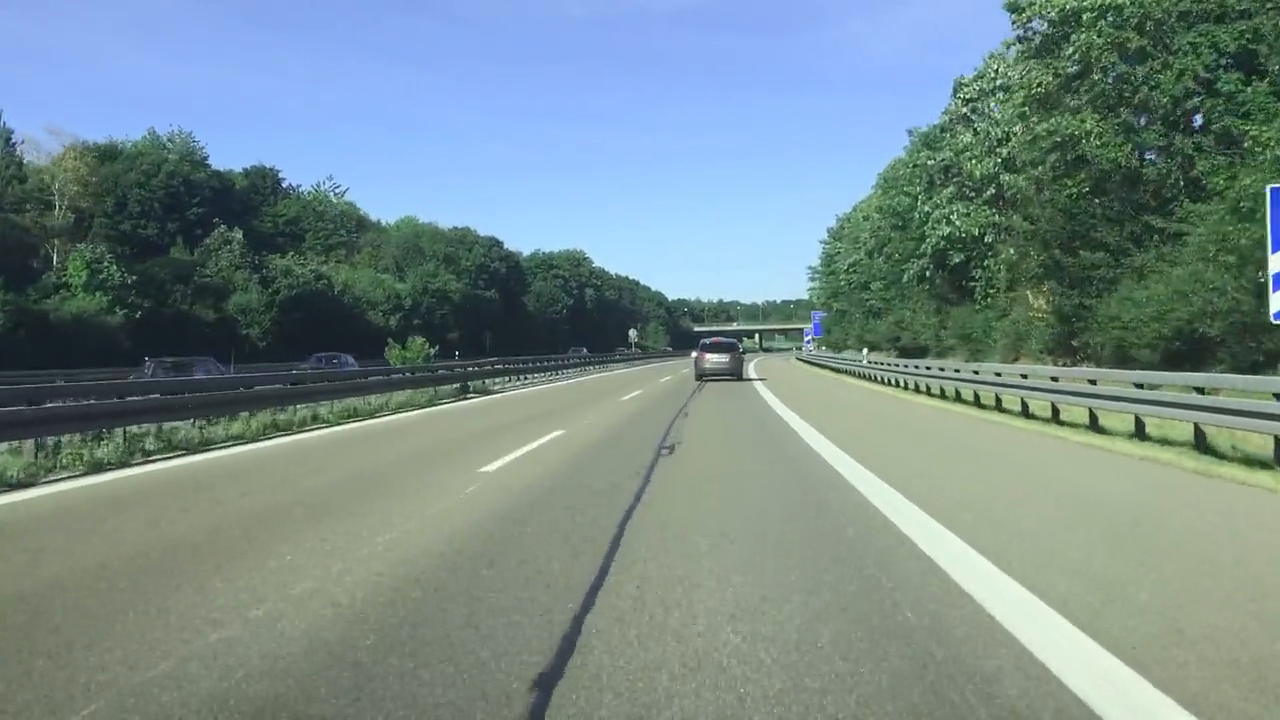
#> input picture frame 77 of highway.mp4, 1280 x 720 px, given in place of challenge.mp4, which was not available
$ python lane.py
#> lines starting #> are read from the running program, lines starting #| are printed output that depends on the picture; after the words box and inside, x2 and y2 are one past the last pixel; in counts of white or black regions, pixels touching at a corner belong together; pictures that were not available may be replaced by others from this repository, and a replacement may not be noted
import cv2
import numpy as np
import edge_detection as edge
import matplotlib.pyplot as plt

filename = "./challenge.mp4"
file_size = (1280, 720)
scale_ratio = 1

output_filename = "vid_2_output.mp4"
output_frames_per_second = 20.0

class Lane:
    def __init__(self, orig_frame):
        self.orig_frame = orig_frame
        self.lane_line_markings = None

        self.warped_frame = None
        self.transformation_matrix = None
        self.inv_transformation_matrix = None

        self.orig_image_size = self.orig_frame.shape[::-1][1:]

        width = self.orig_image_size[0]
        height = self.orig_image_size[1]
        self.width = width
        self.height = height

        self.roi_points = np.float32([
            (int(0.456*width), int(0.544*height)),
            (0, height-1),
            (int(0.958*width), height-1),
            (int(0.6183*width), int(0.544*height))
        ])

        self.padding = int(0.25 * width)
        self.desired_roi_points = np.float32([
            [self.padding, 0],
            [self.padding, self.orig_image_size[1]],
            [self.orig_image_size[0] - self.padding, self.orig_image_size[1]],
            [self.orig_image_size[0] - self.padding, 0]
        ])

        self.histogram = None

    def calculate_car_position(self):
        pass

    def calculate_curvature(self):
        pass

    def calculate_histogram(self, frame=None):
        if frame is None:
            frame = self.warped_frame

        self.histogram = np.sum(frame[int(frame.shape[0] / 2):, :], axis=0)
        return self.histogram

    def display_curvature_offset(self):
        pass

    def get_lane_line_previous_window(self):
        pass

    def get_lane_line_indices_sliding_windows(self):
        pass

    # [25 lines left out: function get_line_markings, not called in this run]

    def get_line_markings_canny(self, frame=None):
        if frame is None:
            frame = self.orig_frame

        frame = cv2.cvtColor(np.asarray(frame), cv2.COLOR_RGB2GRAY)
        frame = cv2.GaussianBlur(frame, (5, 5), 0)
        frame = cv2.Canny(frame, 50, 150)

        self.lane_line_markings = frame
        return self.lane_line_markings

    def histogram_peak(self):
        pass

    def overlay_lane_lines(self):
        pass

    def perspective_transform(self, frame=None):
        if frame is None:
            frame = self.lane_line_markings

        # Calculate transformation matrix
        self.transformation_matrix = cv2.getPerspectiveTransform(self.roi_points, self.desired_roi_points)

        # Calculate inverse of the transformation matrix
        self.inv_transformation_matrix = cv2.getPerspectiveTransform(self.desired_roi_points, self.roi_points)

        # Perform transformation
        self.warped_frame = cv2.warpPerspective(frame, self.transformation_matrix, self.orig_image_size, flags=(
            cv2.INTER_LINEAR
        ))

        # Convert image to binary
        (thresh, binary_warped) = cv2.threshold(self.warped_frame, 127, 255, cv2.THRESH_BINARY)
        self.warped_frame = binary_warped

        return self.warped_frame

    def plot_roi(self, frame=None, plot=False):
        pass

def main():
    # Load Video
    cap = cv2.VideoCapture(filename)

    # Write to Video Output
    fourcc = cv2.VideoWriter_fourcc(*'mp4v')
    result = cv2.VideoWriter(output_filename,
                           fourcc,
                           output_frames_per_second,
                           file_size)

    # Process Video
    while (cap.isOpened()):
        success, frame = cap.read()
#> frame is the input picture: shape (720, 1280, 3); mean B, G, R 138.6, 139, 118.5

        if success:
            # Resize frame
            width = int(frame.shape[1] * scale_ratio)
            height = int(frame.shape[0] * scale_ratio)
            frame = cv2.resize(frame, (width, height))

            # Store original
            original_frame = frame.copy()
            lane_obj = Lane(orig_frame=original_frame)

            # Perform thresholding to isolate lane lines
            lane_line_markings = lane_obj.get_line_markings_canny()
#> in get_line_markings_canny, `frame = cv2.cvtColor(np.asarray(frame), cv2.COLOR_RGB2GRAY)`:
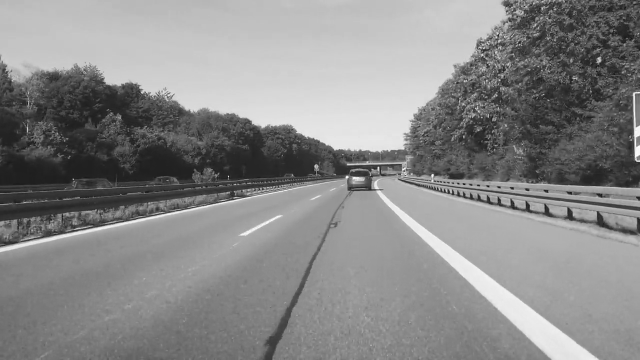
#> frame: shape (720, 1280) (shown at 1/2 size); min 0, max 255, mean 136.6
#> in get_line_markings_canny, `frame = cv2.Canny(frame, 50, 150)`:
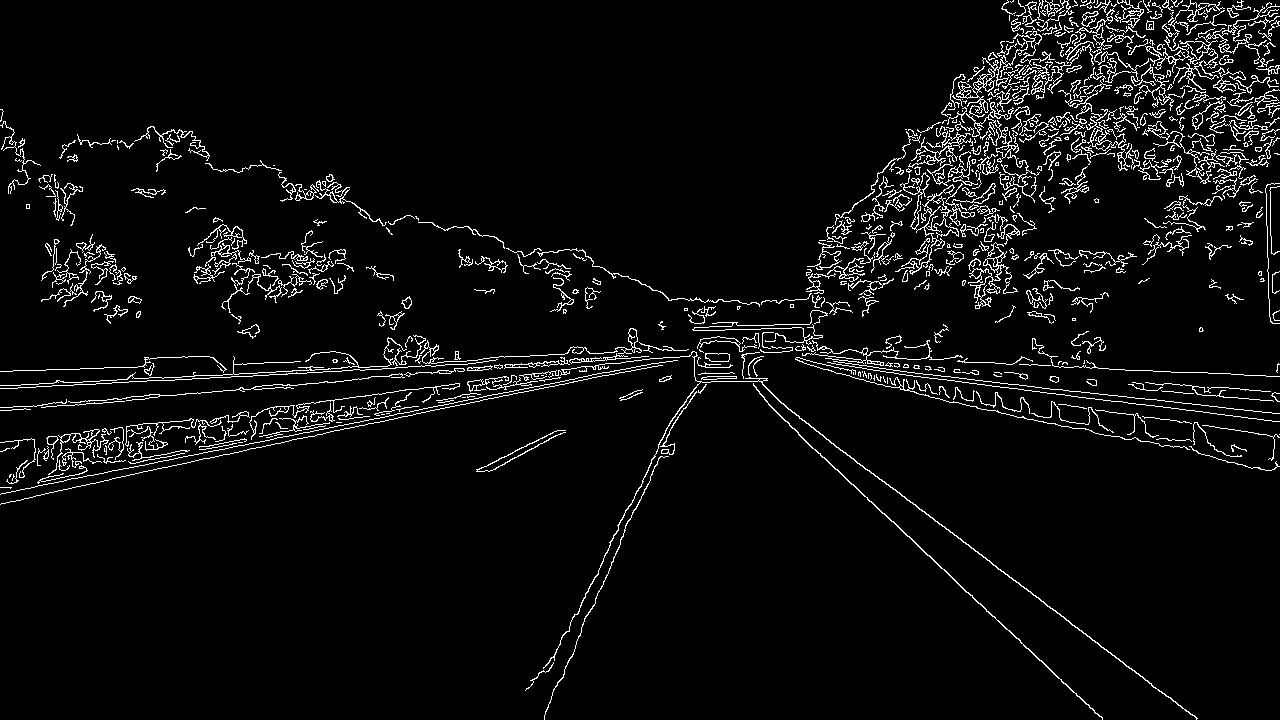
#> frame: shape (720, 1280); 4.8% white in thin lines or dots

            # Plot region of interest
            # lane_obj.plot_roi(frame=None, plot=False)

            # Transform to bird's eye view
            warped_frame = lane_obj.perspective_transform()
#> in perspective_transform, `self.warped_frame = cv2.warpPerspective(frame, self.transformation_mat..`:
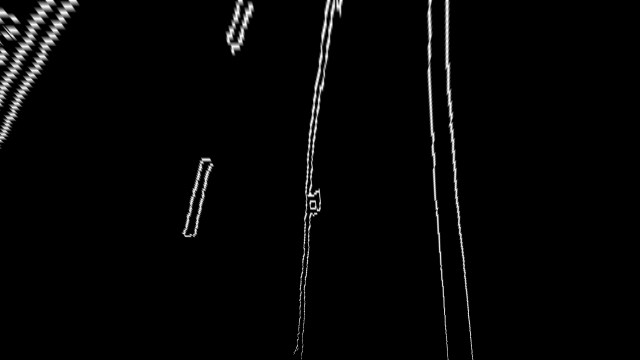
#> self.warped_frame: shape (720, 1280) (shown at 1/2 size); min 0, max 255, mean 5.6
#> in perspective_transform, `(thresh, binary_warped) = cv2.threshold(self.warped_frame, 127, 255, c..`:
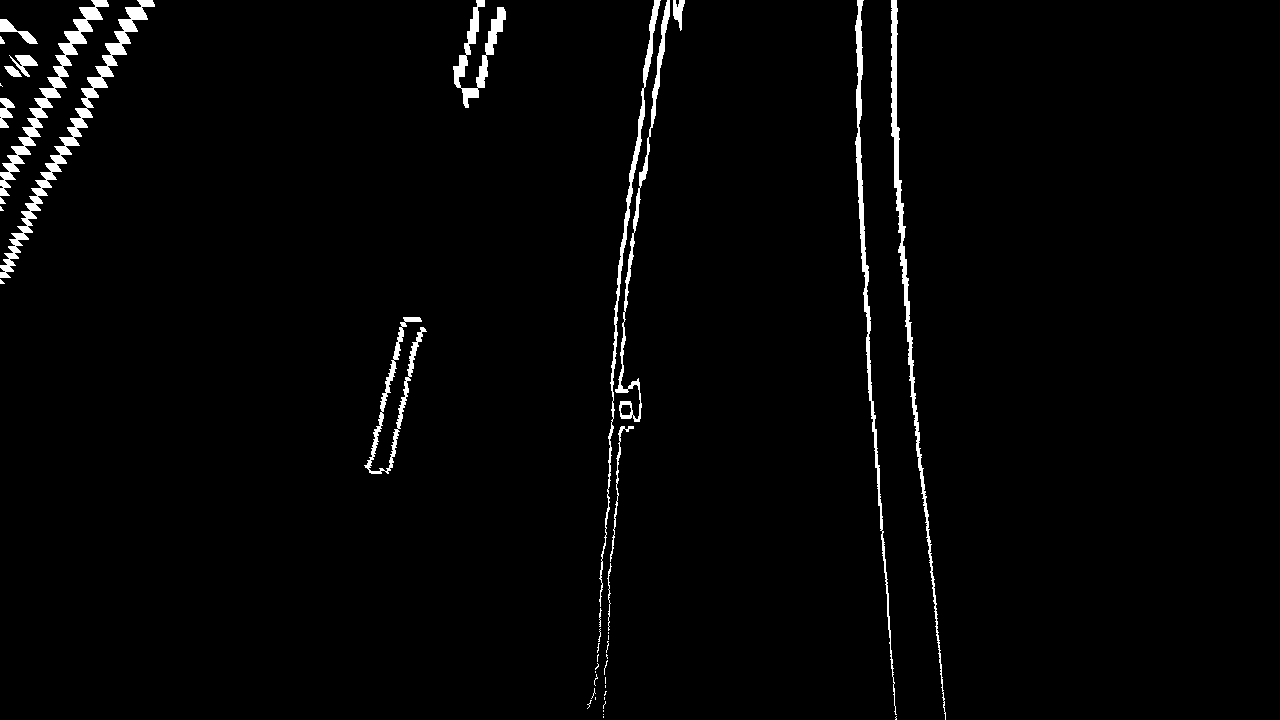
#> binary_warped: shape (720, 1280); 2.2% white; 44 white regions (26 under 20 px), largest, box (x1, y1, x2, y2) and area: (0, 0, 155, 278) 3454, (891, 0, 946, 720) 2882, (0, 0, 109, 196) 2617

            histogram = lane_obj.calculate_histogram()
#> in calculate_histogram, `self.histogram = np.sum(frame[int(frame.shape[0] / 2):, :], axis=0)`: self.histogram = 1280 values, max 24480 at index 609, min 0 at index 0, mean 865.8
#> histogram has the same summary as self.histogram in calculate_histogram

            # [15 lines of commented-out code are left out]

            cv2.imshow("Frame", warped_frame)

            if cv2.waitKey(25) & 0xFF == ord('q'):
#> (key q is pressed here)
                break
        else:
            break

    cap.release()
    result.release()
    cv2.destroyAllWindows()

if __name__ == "__main__":
    main()

$ run again, starting later in the video
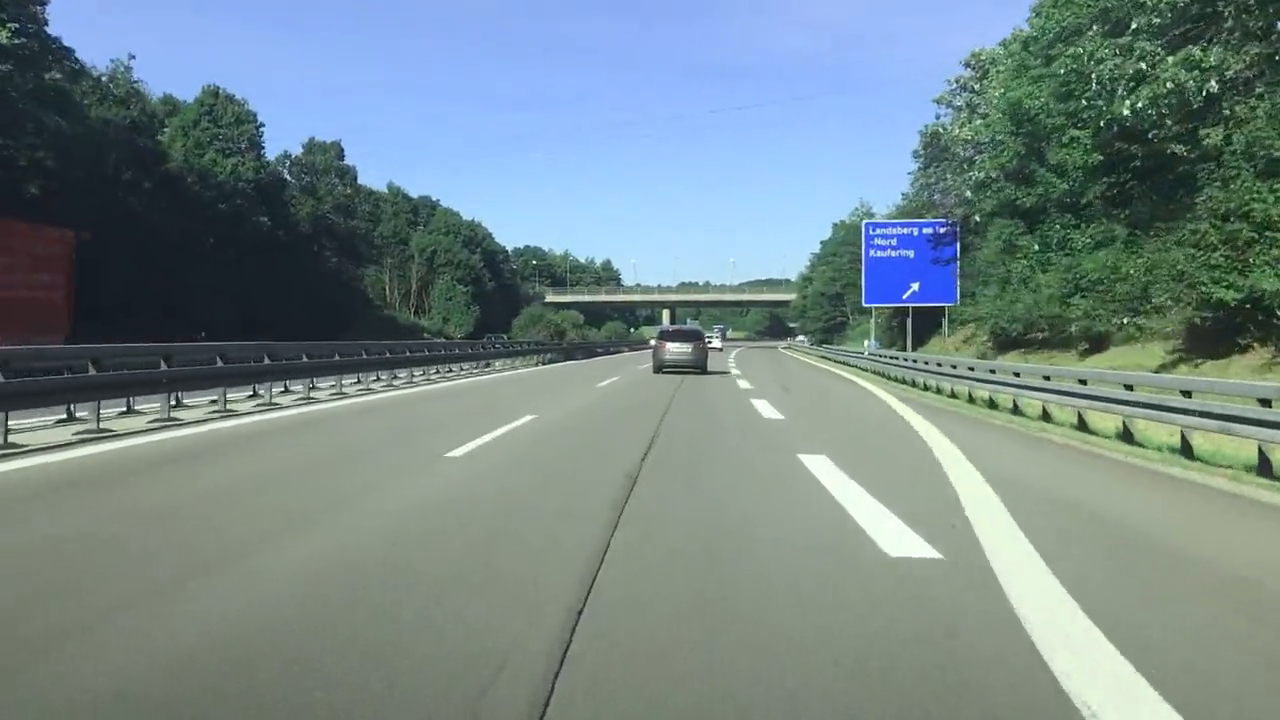
#> input picture frame 350 of highway.mp4, 1280 x 720 px, given in place of challenge.mp4, which was not available
#> in main, frame is the input picture: shape (720, 1280, 3); mean B, G, R 136.8, 135.5, 116.9
#> in get_line_markings_canny, `frame = cv2.Canny(frame, 50, 150)`:
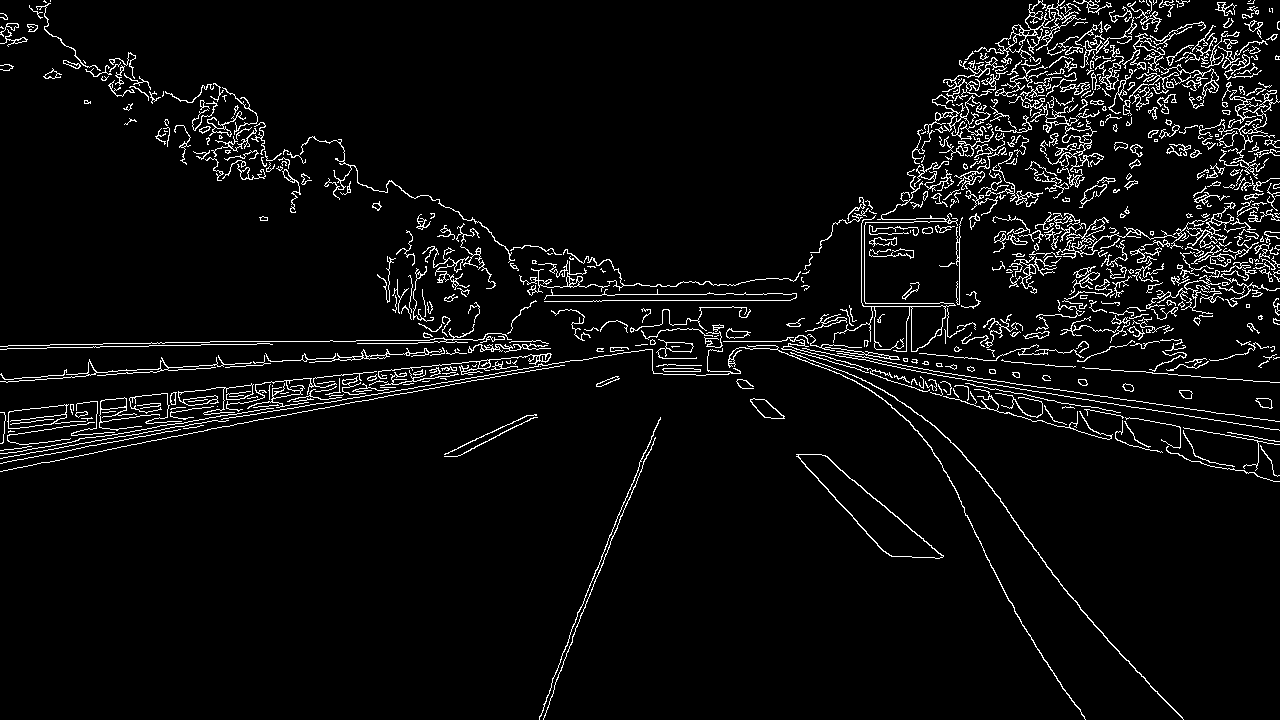
#> frame: shape (720, 1280); 4.9% white in thin lines or dots
#> in perspective_transform, `(thresh, binary_warped) = cv2.threshold(self.warped_frame, 127, 255, c..`:
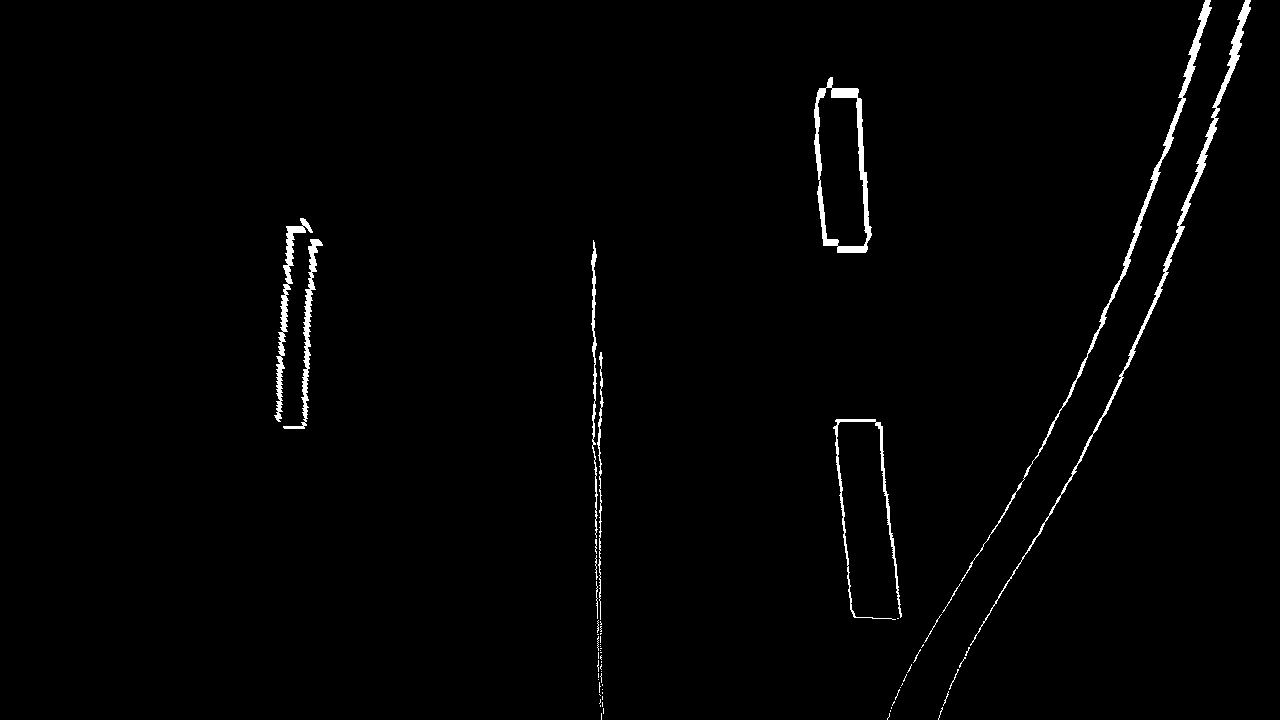
#> binary_warped: shape (720, 1280); 1.3% white; 62 white regions (48 under 20 px), largest, box (x1, y1, x2, y2) and area: (970, 0, 1251, 646) 2687, (961, 0, 1212, 582) 2347, (814, 77, 872, 253) 2078
#> self.histogram = 1280 values, max 57375 at index 600, min 0 at index 0, mean 844.3
#> histogram has the same summary as self.histogram in calculate_histogram
